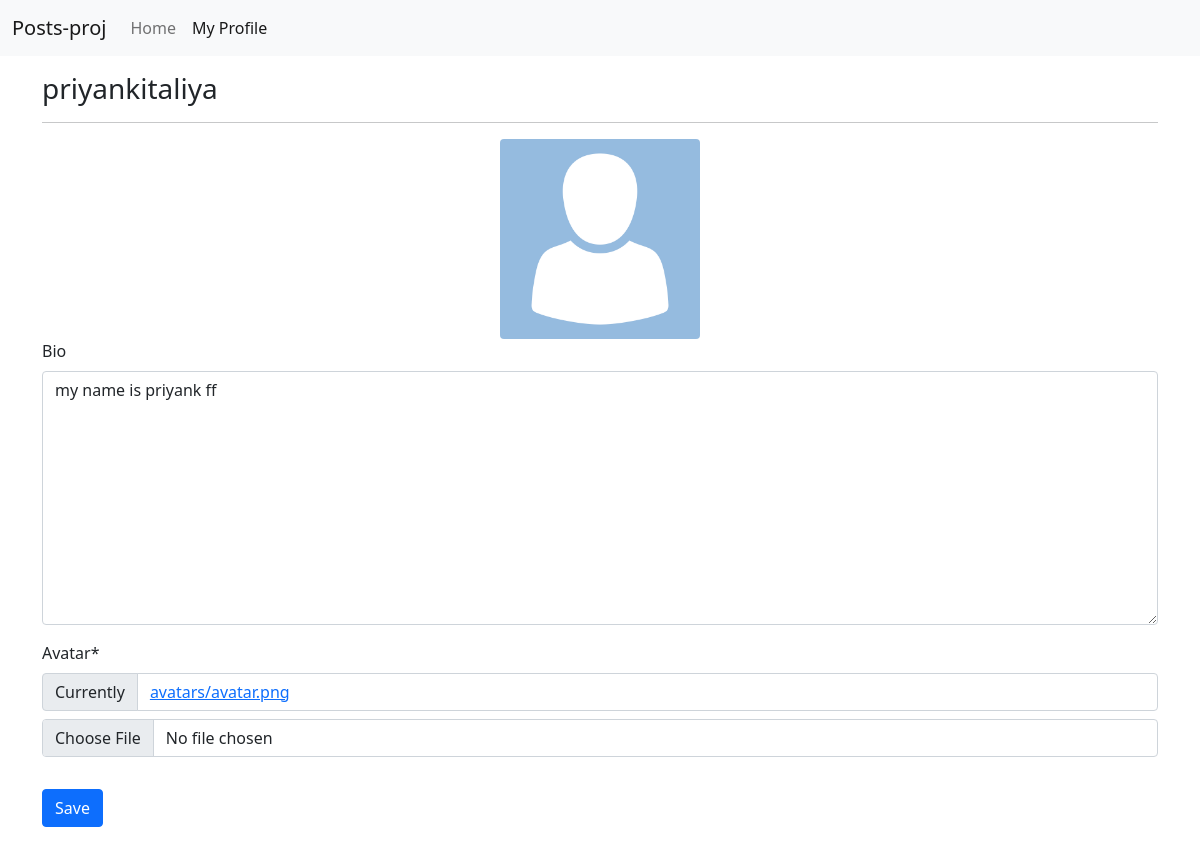
The app's page /profiles/my/ (signed in), older data.
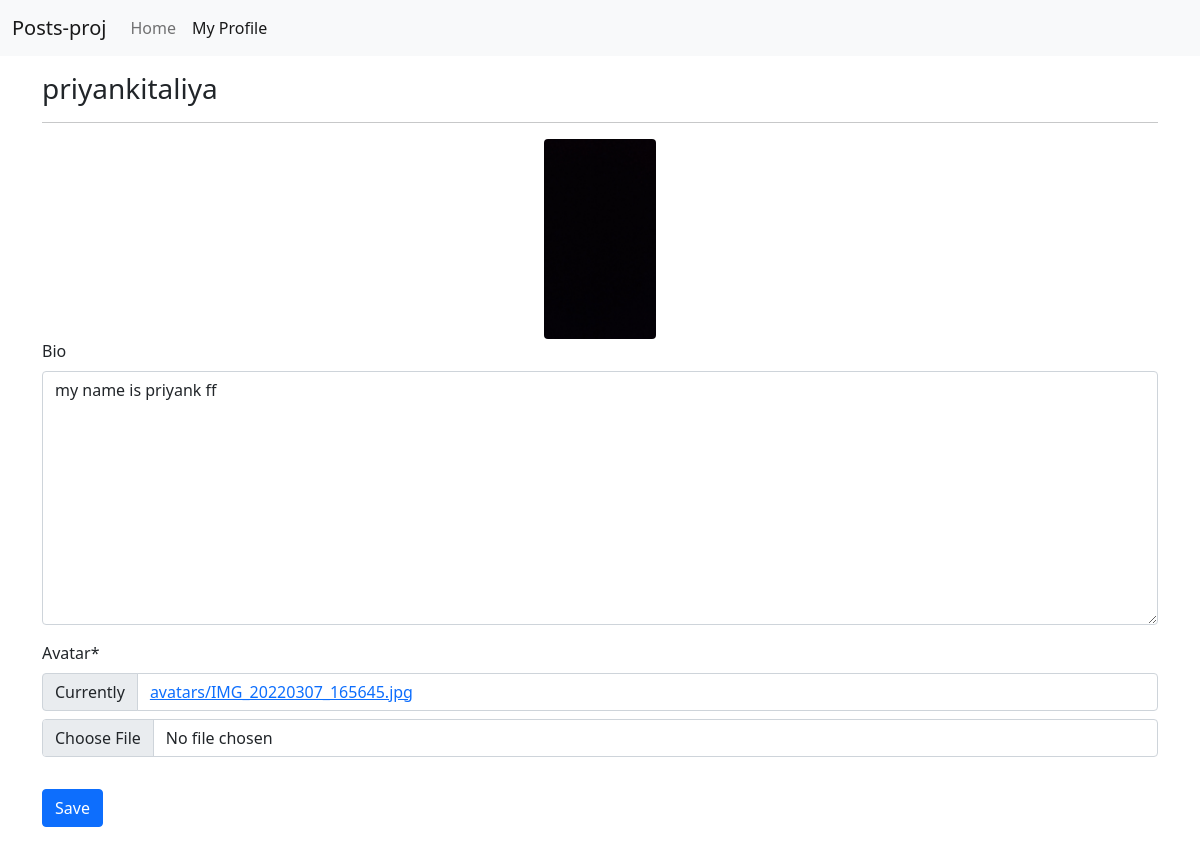
The same page, newer data.
### profiles/models.py (models this page shows, shortened)
class Profile(models. Model):
    user = models.OneToOneField(User, on_delete=models.CASCADE)
    bio = models.TextField(blank=True)
    avatar = models.ImageField(default='avatar.png', upload_to='avatars')
    updated = models.DateTimeField(auto_now=True)
    created = models.DateTimeField(auto_now_add=True)

### profiles/views.py (the view, shortened to what this page needs)
# urls.py: path('my/', my_profile_view, name='my-profile'),
@login_required
def my_profile_view(request):
    obj = Profile.objects.get(user=request.user)
    form = ProfileForm(request.POST or None, request.FILES or None, instance=obj)
    context = {
        'obj':obj,
        'form': form,
    }
    return render(request, 'profiles/main.html', context)

### profiles/forms.py
class ProfileForm(forms.ModelForm):
    class Meta:
        model = Profile
        fields =('bio', 'avatar')

### profiles/templates/profiles/main.html (shortened to what this page needs)
{% extends "base.html" %}
{% load static %}
{% load crispy_forms_tags %}
{% block content %}
    <h3>{{obj.user}}</h3>
    <hr>
    <div class="text-center" id="avatar-box">
        <img src="{{obj.avatar.url}}" class="rounded" height="200px" width="auto" alt="{{obj.user.username}}">
    </div>
    <form id="profile-form">
        {{form|crispy}}
        <button type="submit" class="btn btn-primary mt-3">Save</button>
    </form>
{% endblock content %}

Row changes from the older to the newer data that the page shows:
changed Profile "my name is priyank ff": avatar: picture added in place of a placeholder
Text that changed along with them:
text no longer shown: "Bio Avatar * Currently avatars/avatar.png"
text now shown: "Bio Avatar * Currently avatars/IMG_20220307_165645.jpg"
